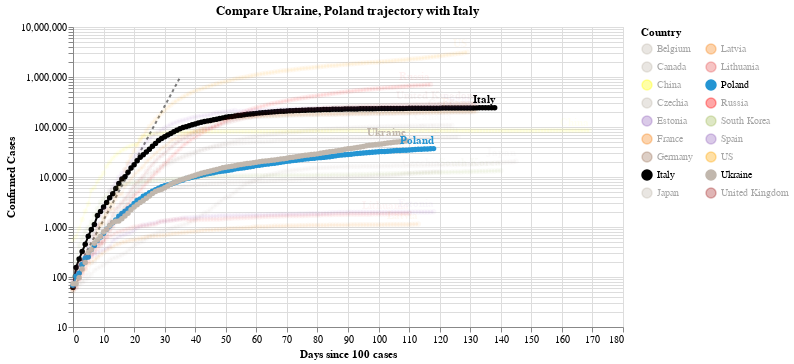

Notebook cell for this chart:
### Code cell
#hide_input
chart2 = make_since_chart(dff2, ['Ukraine', 'Poland'], baseline_countries)
chart2

### Figure 1 — Vega-Lite specification as saved in the notebook (floating-point values rounded to 4 significant figures; data arrays with more than 128 entries replaced by an {"elided": "..."} marker saying what was removed)
{"config": {"view": {"continuousWidth": 400, "continuousHeight": 300}}, "layer": [{"data": {"name": "data-628230001892d6798b50651be41d1b3e"}, "mark": {"type": "line", "color": "black", "opacity": 0.5, "strokeDash": [3, 3]}, "encoding": {"x": {"type": "quantitative", "field": "Days since 100 cases"}, "y": {"type": "quantitative", "field": "Confirmed Cases"}}}, {"data": {"name": "data-357b900c7b83f1b29d8770a55003eff0"}, "mark": {"type": "line", "point": true}, "encoding": {"color": {"type": "nominal", "field": "Country", "legend": {"columns": 2}, "scale": {"domain": ["Belgium", "Canada", "China", "Czechia", "Estonia", "France", "Germany", "Italy", "Japan", "Latvia", "Lithuania", "Poland", "Russia", "South Korea", "Spain", "US", "Ukraine", "United Kingdom"], "range": ["#C1B7AD", "#C1B7AD", "yellow", "#C1B7AD", "#9467bd", "#F58518", "#9D755D", "black", "#C1B7AD", "#F58518", "#E45756", "#2495D3", "red", "#A1BA59", "#9467bd", "orange", "#C1B7AD", "brown"]}}, "opacity": {"condition": {"value": 1, "selection": "selector003"}, "value": 0.05}, "tooltip": [{"type": "nominal", "field": "Country"}, {"type": "temporal", "field": "Date"}, {"type": "quantitative", "field": "Confirmed Cases"}, {"type": "quantitative", "field": "Days since 100 cases"}], "x": {"type": "quantitative", "field": "Days since 100 cases"}, "y": {"type": "quantitative", "field": "Confirmed Cases", "scale": {"type": "log"}}}, "selection": {"selector003": {"type": "multi", "fields": ["Country"], "bind": "legend", "init": [{"Country": "Ukraine"}, {"Country": "Poland"}, {"Country": "Italy"}]}}, "width": 550}, {"data": {"name": "data-357b900c7b83f1b29d8770a55003eff0"}, "mark": {"type": "text", "align": "right", "dy": -8, "fontWeight": "bold"}, "encoding": {"color": {"type": "nominal", "field": "Country", "legend": {"columns": 2}, "scale": {"domain": ["Belgium", "Canada", "China", "Czechia", "Estonia", "France", "Germany", "Italy", "Japan", "Latvia", "Lithuania", "Poland", "Russia", "South Korea", "Spain", "US", "Ukraine", "United Kingdom"], "range": ["#C1B7AD", "#C1B7AD", "yellow", "#C1B7AD", "#9467bd", "#F58518", "#9D755D", "black", "#C1B7AD", "#F58518", "#E45756", "#2495D3", "red", "#A1BA59", "#9467bd", "orange", "#C1B7AD", "brown"]}}, "opacity": {"condition": {"value": 1, "selection": "selector003"}, "value": 0.05}, "text": {"type": "nominal", "field": "Country"}, "tooltip": [{"type": "nominal", "field": "Country"}, {"type": "temporal", "field": "Date"}, {"type": "quantitative", "field": "Confirmed Cases"}, {"type": "quantitative", "field": "Days since 100 cases"}], "x": {"type": "quantitative", "field": "Days since 100 cases"}, "y": {"type": "quantitative", "field": "Confirmed Cases", "scale": {"type": "log"}}}, "transform": [{"filter": "(datum['Date'] >= 1594252800000)"}], "width": 550}], "title": "Compare Ukraine, Poland trajectory with Italy", "$schema": "https://vega.github.io/schema/vega-lite/v4.0.2.json", "datasets": {"data-628230001892d6798b50651be41d1b3e": [{"Days since 100 cases": 0, "Confirmed Cases": 100.0}, {"Days since 100 cases": 1, "Confirmed Cases": 130.0}, {"Days since 100 cases": 2, "Confirmed Cases": 169.0}, {"Days since 100 cases": 3, "Confirmed Cases": 219.7}, {"Days since 100 cases": 4, "Confirmed Cases": 285.6}, {"Days since 100 cases": 5, "Confirmed Cases": 371.3}, {"Days since 100 cases": 6, "Confirmed Cases": 482.7}, {"Days since 100 cases": 7, "Confirmed Cases": 627.5}, {"Days since 100 cases": 8, "Confirmed Cases": 815.7}, {"Days since 100 cases": 9, "Confirmed Cases": 1060.0}, {"Days since 100 cases": 10, "Confirmed Cases": 1379.0}, {"Days since 100 cases": 11, "Confirmed Cases": 1792.0}, {"Days since 100 cases": 12, "Confirmed Cases": 2330.0}, {"Days since 100 cases": 13, "Confirmed Cases": 3029.0}, {"Days since 100 cases": 14, "Confirmed Cases": 3937.0}, {"Days since 100 cases": 15, "Confirmed Cases": 5119.0}, {"Days since 100 cases": 16, "Confirmed Cases": 6654.0}, {"Days since 100 cases": 17, "Confirmed Cases": 8650.0}, {"Days since 100 cases": 18, "Confirmed Cases": 11250.0}, {"Days since 100 cases": 19, "Confirmed Cases": 14620.0}, {"Days since 100 cases": 20, "Confirmed Cases": 19000.0}, {"Days since 100 cases": 21, "Confirmed Cases": 24710.0}, {"Days since 100 cases": 22, "Confirmed Cases": 32120.0}, {"Days since 100 cases": 23, "Confirmed Cases": 41750.0}, {"Days since 100 cases": 24, "Confirmed Cases": 54280.0}, {"Days since 100 cases": 25, "Confirmed Cases": 70560.0}, {"Days since 100 cases": 26, "Confirmed Cases": 91730.0}, {"Days since 100 cases": 27, "Confirmed Cases": 119300.0}, {"Days since 100 cases": 28, "Confirmed Cases": 155000.0}, {"Days since 100 cases": 29, "Confirmed Cases": 201500.0}, {"Days since 100 cases": 30, "Confirmed Cases": 262000.0}, {"Days since 100 cases": 31, "Confirmed Cases": 340600.0}, {"Days since 100 cases": 32, "Confirmed Cases": 442800.0}, {"Days since 100 cases": 33, "Confirmed Cases": 575600.0}, {"Days since 100 cases": 34, "Confirmed Cases": 748300.0}, {"Days since 100 cases": 35, "Confirmed Cases": 972800.0}], "data-357b900c7b83f1b29d8770a55003eff0": {"elided": "2319 records"}}}
